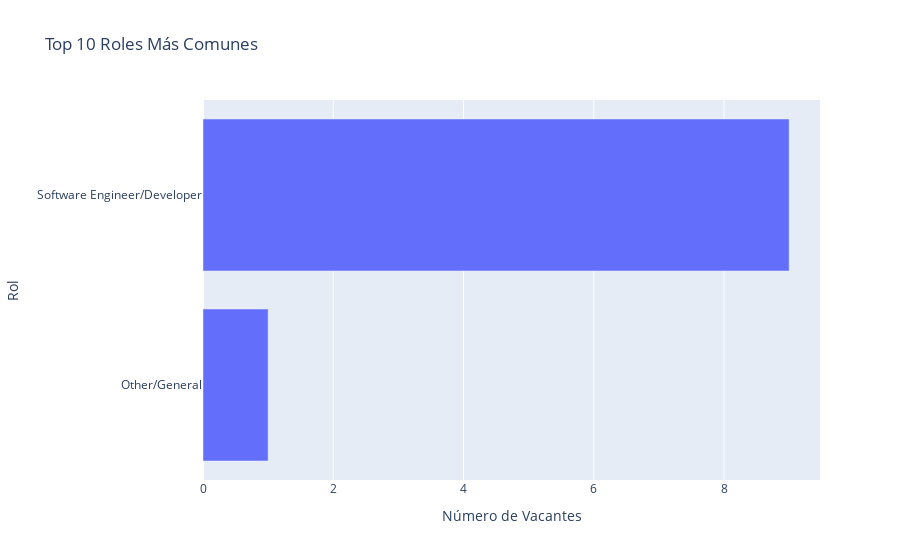

The cell this chart's notebook holds for it:
### Markdown cell above
### 3.4. Roles Más Demandados (Basado en datos crudos de `jobs`)

Similar a las habilidades, podemos ver los roles que más aparecen en los títulos de las vacantes.

### Code cell
if not df_jobs.empty and 'title' in df_jobs.columns:
    # Una simplificación básica de roles para este análisis
    def simplify_title_for_roles(title):
        title_lower = str(title).lower()
        if 'software engineer' in title_lower or 'ingeniero de software' in title_lower or 'desarrollador' in title_lower: return 'Software Engineer/Developer'
        if 'data scientist' in title_lower or 'científico de datos' in title_lower: return 'Data Scientist'
        if 'product manager' in title_lower or 'gerente de producto' in title_lower: return 'Product Manager'
        if 'devops' in title_lower: return 'DevOps Engineer'
        if 'frontend' in title_lower: return 'Frontend Developer'
        if 'backend' in title_lower: return 'Backend Developer'
        if 'full stack' in title_lower: return 'Full Stack Developer'
        return 'Other/General'

    df_jobs['simplified_role'] = df_jobs['title'].apply(simplify_title_for_roles)
    role_counts = df_jobs['simplified_role'].value_counts().reset_index()
    role_counts.columns = ['Rol', 'Número de Vacantes']
    fig = px.bar(role_counts.head(10), x='Número de Vacantes', y='Rol', orientation='h',
                 title='Top 10 Roles Más Comunes',
                 color_continuous_scale=px.colors.sequential.Oranges)
    fig.update_layout(yaxis={'categoryorder':'total ascending'})
    fig.show()
else:
    print("No hay datos de títulos de vacantes para analizar roles.")

### Figure 1 — Plotly figure (JSON) as saved in the notebook; plotly's stock layout.template omitted (floating-point values rounded to 4 significant figures)
{"data": [{"hovertemplate": "Número de Vacantes=%{x}<br>Rol=%{y}<extra></extra>", "legendgroup": "", "marker": {"color": "#636efa", "pattern": {"shape": ""}}, "name": "", "orientation": "h", "showlegend": false, "textposition": "auto", "type": "bar", "x": [9, 1], "xaxis": "x", "y": ["Software Engineer/Developer", "Other/General"], "yaxis": "y"}], "layout": {"barmode": "relative", "legend": {"tracegroupgap": 0}, "title": {"text": "Top 10 Roles Más Comunes"}, "xaxis": {"anchor": "y", "domain": [0, 1], "title": {"text": "Número de Vacantes"}}, "yaxis": {"anchor": "x", "categoryorder": "total ascending", "domain": [0, 1], "title": {"text": "Rol"}}}}
